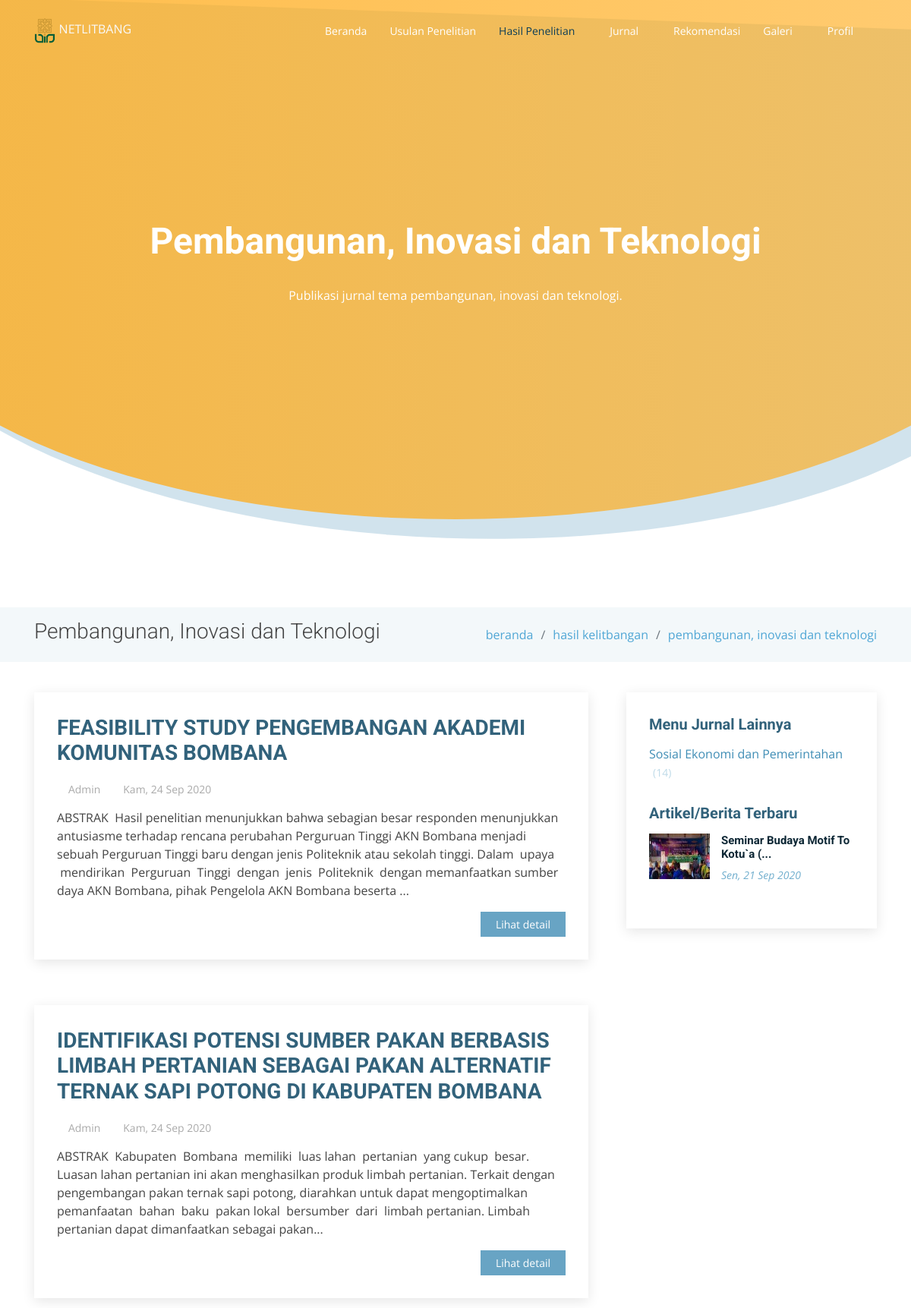
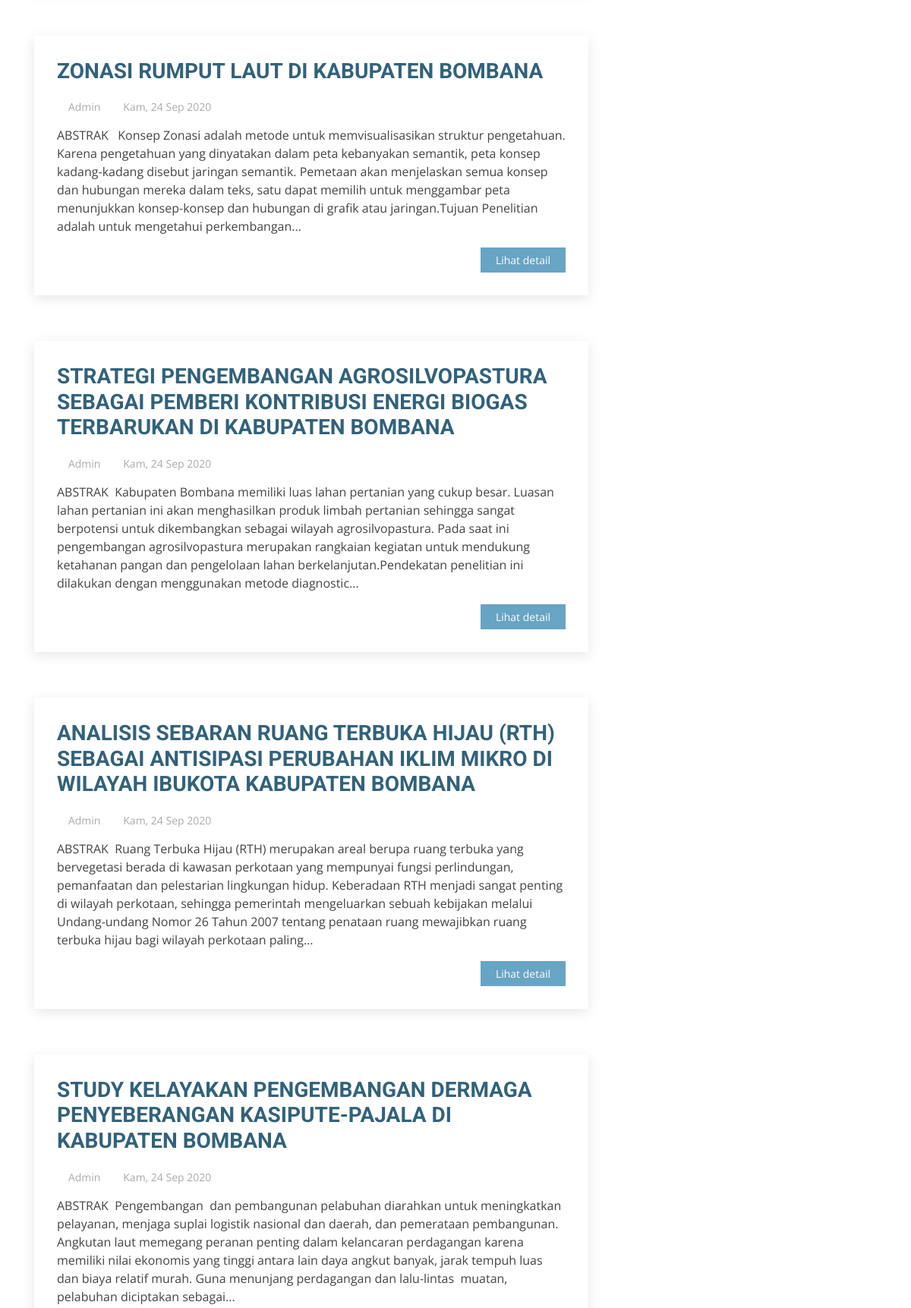
The app's page /litbang/ekonomi-pembangunan (upper part) with its own data (2 pictures, top to bottom).
### tables this page shows
CREATE TABLE `articles` (
  `id` int(11) NOT NULL,
  `title` varchar(250) DEFAULT NULL,
  `content` text NOT NULL,
  `file` varchar(55) DEFAULT NULL,
  `start_date` date DEFAULT NULL,
  `end_date` date DEFAULT NULL,
  `type` enum('sop-kelitbangan','rik-bombana','agenda-kegiatan','rekomendasi','artikel-berita','sosial-pemerintahan','ekonomi-pembangunan','inovasi-pelayanan-publik','definisi','regulasi','kontak-kami','struktur-organisasi','gambar','foto-kegiatan','video') NOT NULL,
  `slug` varchar(250) DEFAULT NULL,
  `created_at` timestamp NOT NULL DEFAULT current_timestamp(),
  `created_by` int(11) NOT NULL,
  `updated_at` timestamp NULL DEFAULT NULL,
  `updated_by` int(11) DEFAULT NULL
);

### application/controllers/Litbang.php (called while the page is built, shortened)
<?php
class Litbang extends CI_Controller {
	public function __construct() {
		$this->load->model('Litbang_model');
	}
	public function index($content = 'sosial-pemerintahan')
	{
		$data					= $this->__getContentData($content, 'index');
		$data['new_articles']	= $this->Litbang_model->getNewArticle();
		$this->load->view('templates/header');
		$this->load->view('templates/head-content', $data);
		$this->load->view('pages/litbang/'.$content);
		$this->load->view('templates/footer');
	}
	protected function __getContentData($content, $function = 'index', $slug = NULL) {
		if($function == 'index') {
			if($content == 'sosial-pemerintahan') {
				$data				= $this->__getPagination($content, 'articles');
				$data['head']		= 'Sosial Ekonomi dan Pemerintahan';
				$data['content']	= 'Publikasi jurnal tema sosial ekonomi dan pemerintahan.';
				$data['title']		= 'Sosial Ekonomi dan Pemerintahan';
				$data['link_map']	= [
					[
						'title'	=> 'beranda',
						'slug'	=> base_url()
					],
					[
						'title'	=> 'hasil kelitbangan',
						'slug'	=> NULL
					],
					[
						'title'	=> 'sosial ekonomi dan pemerintahan',
						'slug'	=> NULL
					],
				];
				$data['side_submenu']	= [
					[
						'title'	=> 'Pembangunan, Inovasi dan Teknologi',
						'slug'	=> base_url('litbang/ekonomi-pembangunan'),
						'total'	=> $this->Litbang_model->getTotalData('ekonomi-pembangunan', 'articles')
					],
				];
				return $data;
			}else if($content == 'ekonomi-pembangunan') {
				$data				= $this->__getPagination($content, 'articles');
				$data['head']		= 'Pembangunan, Inovasi dan Teknologi';
				$data['content']	= 'Publikasi jurnal tema pembangunan, inovasi dan teknologi.';
				$data['title']		= 'Pembangunan, Inovasi dan Teknologi';
				$data['link_map']	= [
					[
						'title'	=> 'beranda',
						'slug'	=> base_url()
					],
					[
						'title'	=> 'hasil kelitbangan',
						'slug'	=> NULL
					],
					[
						'title'	=> 'pembangunan, inovasi dan teknologi',
						'slug'	=> NULL
					],
				];
				$data['side_submenu']	= [
					[
						'title'	=> 'Sosial Ekonomi dan Pemerintahan',
						'slug'	=> base_url('litbang/sosial-pemerintahan'),
						'total'	=> $this->Litbang_model->getTotalData('sosial-pemerintahan', 'articles')
					],
				];
				return $data;
			}else if($content == 'inovasi-pelayanan-publik') {
				$data				= $this->__getPagination($content, 'articles');
				$data['head']		= 'Inovasi dan Pelayanan Publik';
				$data['content']	= 'Publikasi jurnal tema inovasi dan pelayanan publik.';
				$data['title']		= 'Inovasi dan Pelayanan Publik';
				$data['link_map']	= [
					[
						'title'	=> 'beranda',
						'slug'	=> base_url()
					],
					[
						'title'	=> 'hasil kelitbangan',
						'slug'	=> NULL
					],
					[
						'title'	=> 'inovasi dan pelayanan publik',
						'slug'	=> NULL
					],
				];
				$data['side_submenu']	= [
					[
						'title'	=> 'Sosial dan Pemerintahan',
						'slug'	=> base_url('litbang/sosial-pemerintahan'),
						'total'	=> $this->Litbang_model->getTotalData('sosial-pemerintahan', 'articles')
					],
					[
						'title'	=> 'Ekonomi dan Pembangunan',
						'slug'	=> base_url('litbang/ekonomi-pembangunan'),
						'total' => $this->Litbang_model->getTotalData('ekonomi-pembangunan', 'articles')
					]
				];
				return $data;
			}
		}else if($function == 'detail') {
			if($content == 'sosial-pemerintahan') {
				$data['results']	= $this->Litbang_model->getDetailData('articles', $slug);
				$data['head']		= 'Sosial Ekonomi dan Pemerintahan';
				$data['content']	= 'Publikasi jurnal tema sosial ekonomi dan pemerintahan.';
				$data['title']		= 'Sosial Ekonomi dan Pemerintahan';
				$data['link_map']	= [
					[
						'title'	=> 'beranda',
						'slug'	=> base_url()
					],
					[
						'title'	=> 'jurnal',
						'slug'	=> NULL
					],
					[
						'title'	=> 'sosial ekonomi dan pemerintahan',
						'slug'	=> base_url('litbang/sosial-pemerintahan')
					],
					[
						'title'	=> 'detail jurnal',
						'slug'	=> NULL
					],
				];
				$data['side_submenu']	= [
					[
						'title'	=> 'Pembangunan, Inovasi dan Teknologi',
						'slug'	=> base_url('litbang/ekonomi-pembangunan'),
						'total'	=> NULL
					],
				];
				return $data;
			}else if($content == 'ekonomi-pembangunan') {
				$data['results']	= $this->Litbang_model->getDetailData('articles', $slug);
				$data['head']		= 'Pembangunan, Inovasi dan Teknologi';
				$data['content']	= 'Publikasi jurnal tema pembangunan, inovasi dan teknologi.';
				$data['title']		= 'Pembangunan, Inovasi dan Teknologi';
				$data['link_map']	= [
					[
						'title'	=> 'beranda',
						'slug'	=> base_url()
					],
					[
						'title'	=> 'hasil kelitbangan',
						'slug'	=> NULL
					],
					[
						'title'	=> 'pembangunan, inovasi dan teknologi',
						'slug'	=> NULL
					],
				];
				$data['side_submenu']	= [
					[
						'title'	=> 'Sosial Ekonomi dan Pemerintahan',
						'slug'	=> base_url('litbang/sosial-pemerintahan'),
						'total'	=> $this->Litbang_model->getTotalData('sosial-pemerintahan', 'articles')
					],
				];
				return $data;
			}else if($content == 'inovasi-pelayanan-publik') {
				$data['results']	= $this->Litbang_model->getDetailData('articles', $slug);
				$data['head']		= 'Inovasi dan Pelayanan Publik';
				$data['content']	= 'Publikasi jurnal tema inovasi dan pelayanan publik.';
				$data['title']		= 'Inovasi dan Pelayanan Publik';
				$data['link_map']	= [
					[
						'title'	=> 'beranda',
						'slug'	=> base_url()
					],
					[
						'title'	=> 'hasil kelitbangan',
						'slug'	=> NULL
					],
					[
						'title'	=> 'inovasi dan pelayanan publik',
						'slug'	=> NULL
					],
				];
				$data['side_submenu']	= [
					[
						'title'	=> 'Sosial dan Pemerintahan',
						'slug'	=> base_url('litbang/sosial-pemerintahan'),
						'total'	=> $this->Litbang_model->getTotalData('sosial-pemerintahan', 'articles')
					],
					[
						'title'	=> 'Ekonomi dan Pembangunan',
						'slug'	=> base_url('litbang/ekonomi-pembangunan'),
						'total' => $this->Litbang_model->getTotalData('ekonomi-pembangunan', 'articles')
					]
				];
				return $data;
			}
		}
	}
	protected function __getPagination($content, $table, $per_page = 10) {
		$config['base_url'] 	= base_url('litbang/').$content;
		$config['total_rows'] 	= $this->Litbang_model->getTotalData($content, $table);
		$config['per_page'] 	= $per_page;
		$config["uri_segment"] 	= 3;
		$choice 				= $config["total_rows"] / $config["per_page"];
		$config["num_links"] 	= floor($choice);
		$config['first_link']       = 'First';
		$config['last_link']        = 'Last';
		$config['next_link']        = '<i class="icofont-rounded-right"></i>';
		$config['prev_link']        = '<i class="icofont-rounded-left"></i>';
		$config['full_tag_open']    = '<ul class="justify-content-center">';
		$config['full_tag_close']   = '</ul>';
		$config['num_tag_open']     = '<li>';
		$config['num_tag_close']    = '</li>';
		$config['cur_tag_open']     = '<li class="active"><a href="#">';
		$config['cur_tag_close']    = '</a></li>';
		$config['next_tag_open']    = '<li>';
		$config['next_tagl_close']  = '</li>';
		$config['prev_tag_open']    = '<li>';
		$config['prev_tagl_close']  = '</li>';
		$config['first_tag_open']   = '<li>';
		$config['first_tagl_close'] = '</li>';
		$config['last_tag_open']    = '<li>';
		$config['last_tagl_close']  = '</li>';
		$this->pagination->initialize($config);
		$data['page'] 				= ($this->uri->segment(3)) ? $this->uri->segment(3) : 0;
		$data['results'] 			= $this->Litbang_model->getContentData($content, $table, $config["per_page"], $data['page']);
		$data['pagination'] 		= $this->pagination->create_links();
		return $data;
	}
}

### index.php (called while the page is built, shortened)
<?php
require_once BASEPATH.'core/CodeIgniter.php';

### application/models/Litbang_model.php (called while the page is built, shortened)
<?php
class Litbang_model extends CI_Model{
    public function getContentData($type, $table, $limit, $start){
                      $this->db->limit($limit, $start);
                      $this->db->order_by('created_at', 'DESC');
        $results    = $this->db->get_where($table, ['type' => $type])->result_array();
        return $results;
    }
    public function getNewArticle(){
                      $this->db->limit(3);
                      $this->db->order_by('created_at', 'DESC');
        $results    = $this->db->get_where('articles', ['type' => 'artikel-berita'])->result_array();
        return $results;
    }
}

### application/helpers/rmy_helper.php (called while the page is built, shortened)
<?php defined('BASEPATH') OR exit('No direct script access allowed');
if (! function_exists('_limitText($string, $limit = 100)'))
{
	function _limitText($string, $limit = 100) {
        $string = strip_tags($string);
        if (strlen($string) > $limit) {
            $stringCut = substr($string, 0, $limit);
            $endPoint = strrpos($stringCut, ' ');
            $string = $endPoint? substr($stringCut, 0, $endPoint) : substr($stringCut, 0);
            $string .= '...';
        }
        return $string;
    }
}
if (! function_exists('_dateShortID($date)'))
{
	function _dateShortID($date){
        $bulan = array(
            'Jan',
            'Feb',
            'Mar',
            'Apr',
            'Mei',
            'Jun',
            'Jul',
            'Agu',
            'Sep',
            'Okt',
            'Nov',
            'Des'
        );
        $hari = array(
            'Monday' => 'Sen',
            'Tuesday' => 'Sel',
            'Wednesday' => 'Rab',
            'Thursday' => 'Kam',
            'Friday' => 'Jum',
            'Saturday' => 'Sab',
            'Sunday' => 'Min'
        );
        $split = explode(' ', $date);
        $split = explode('-', $split[0]);
        $indexHari = date('l', strtotime($date));
        return $hari[$indexHari].', '.$split[2].' '.$bulan[$split[1]-1].' '.$split[0];
    }
}

### application/views/pages/litbang/ekonomi-pembangunan.php (the view, shortened to what this page needs)
<main id="main">
    <section class="breadcrumbs">
        <div class="container">
            <div class="d-flex justify-content-between align-items-center">
            <h2><?=$title?></h2>
            <ol>
                <?php
                    foreach($link_map as $link) {
                ?>
                <li><a href="<?=$link['slug']?>"><?=$link['title']?></a></li>
                <?php
                    }
                ?>
            </ol>
            </div>
        </div>
    </section>
    <section class="blog" data-aos="fade-up" data-aos-easing="ease-in-out" data-aos-duration="500">
        <div class="container">
            <div class="row">
                <div class="col-lg-8 entries">
                    <?php
                        if(!empty($results)) {
                            foreach($results as $value) {
                    ?>
                    <article class="entry">
                        <h2 class="entry-title">
                            <a href="<?=base_url('litbang/detail/ekonomi-pembangunan/').$value['slug']?>"><?=_limitText($value['title'], 170)?></a>
                        </h2>
                        <div class="entry-meta">
                            <ul>
                                <li class="d-flex align-items-center">
                                    <i class="icofont-user"></i>
                                    <a href="#">Admin</a>
                                </li>
                                <li class="d-flex align-items-center">
                                    <i class="icofont-wall-clock"></i>
                                    <a href="#"><time datetime="2020-01-01"><?=_dateShortID($value['created_at'])?></time></a>
                                </li>
                            </ul>
                        </div>
                        <div class="entry-content">
                            <p><?=_limitText($value['content'], 450)?></p>
                            <div class="read-more">
                                <a href="<?=base_url('litbang/detail/ekonomi-pembangunan/').$value['slug']?>">Lihat detail</a>
                            </div>
                        </div>
                    </article>
                    <?php
                            }
                        }else {
                    ?>
                        <h3 class="text-center mt-3">Data Kosong.</h3>
                    <?php
                        }
                    ?>
                </div>
                <div class="col-lg-4">
                    <div class="sidebar">
                    <h3 class="sidebar-title">Menu Jurnal Lainnya</h3>
                    <div class="sidebar-item categories">
                        <ul>
                            <?php
                                foreach($side_submenu as $submenu) {
                            ?>
                            <li><a href="<?=$submenu['slug']?>"><?=$submenu['title']?> <?=!empty($submenu['total']) ? '<span>('.$submenu['total'].')</span>' : '' ?></a></li>
                            <?php
                                }
                            ?>
                        </ul>
                    </div>
                    <h3 class="sidebar-title">Artikel/Berita Terbaru</h3>
                    <div class="sidebar-item recent-posts">
                        <?php
                            if(!empty($new_articles)) {
                                foreach($new_articles as $value) {
                        ?>
                        <div class="post-item clearfix">
                            <img src="<?=base_url('uploads/images/thumbs/').$value['file']?>" alt="gambar">
                            <h4><a href="<?=base_url('journal/detail/artikel-berita/').$value['slug']?>"><?=_limitText($value['title'],35)?></a></h4>
                            <time datetime="<?=date('Y-m-d')?>"><?=_dateShortID($value['created_at'])?></time>
                        </div>
                        <?php
                                }
                            }else {
                        ?>
                        <h3>Tidak ada berita.</h3>
                        <?php
                            }
                        ?>
                    </div>
                    </div>
                </div>
            </div>
        </div>
    </section>
</main>

### records on screen
articles: title "FEASIBILITY STUDY PENGEMBANGAN AKADEMI KOMUNITAS BOMBANA", created_at "Kam, 24 Sep 2020", content "ABSTRAK Hasil penelitian menunjukkan bahwa sebagian besar responden menunjukkan antusiasme terhadap rencana perubahan Perguruan Tinggi AKN Bombana menjadi sebuah Perguruan Tinggi baru dengan jenis Politeknik atau sekolah tinggi. Dalam upaya mendirikan Perguruan Tinggi dengan jenis Politeknik dengan memanfaatkan sumber daya AKN Bombana, pihak Pengelola AKN Bombana beserta ..."
articles: title "IDENTIFIKASI POTENSI SUMBER PAKAN BERBASIS LIMBAH PERTANIAN SEBAGAI PAKAN ALTERNATIF TERNAK SAPI POTONG DI KABUPATEN BOMBANA", created_at "Kam, 24 Sep 2020", content "ABSTRAK Kabupaten Bombana memiliki luas lahan pertanian yang cukup besar. Luasan lahan pertanian ini akan menghasilkan produk limbah pertanian. Terkait dengan pengembangan pakan ternak sapi potong, diarahkan untuk dapat mengoptimalkan pemanfaatan bahan baku pakan lokal bersumber dari limbah pertanian. Limbah pertanian dapat dimanfaatkan sebagai pakan..."
articles: title "ZONASI RUMPUT LAUT DI KABUPATEN BOMBANA", created_at "Kam, 24 Sep 2020", content "ABSTRAK Konsep Zonasi adalah metode untuk memvisualisasikan struktur pengetahuan. Karena pengetahuan yang dinyatakan dalam peta kebanyakan semantik, peta konsep kadang-kadang disebut jaringan semantik. Pemetaan akan menjelaskan semua konsep dan hubungan mereka dalam teks, satu dapat memilih untuk menggambar peta menunjukkan konsep-konsep dan hubungan di grafik atau jaringan.Tujuan Penelitian adalah untuk mengetahui perkembangan..."
articles: title "STRATEGI PENGEMBANGAN AGROSILVOPASTURA SEBAGAI PEMBERI KONTRIBUSI ENERGI BIOGAS TERBARUKAN DI KABUPATEN BOMBANA", created_at "Kam, 24 Sep 2020", content "ABSTRAK Kabupaten Bombana memiliki luas lahan pertanian yang cukup besar. Luasan lahan pertanian ini akan menghasilkan produk limbah pertanian sehingga sangat berpotensi untuk dikembangkan sebagai wilayah agrosilvopastura. Pada saat ini pengembangan agrosilvopastura merupakan rangkaian kegiatan untuk mendukung ketahanan pangan dan pengelolaan lahan berkelanjutan.Pendekatan penelitian ini dilakukan dengan menggunakan metode diagnostic..."
articles: title "ANALISIS SEBARAN RUANG TERBUKA HIJAU (RTH) SEBAGAI ANTISIPASI PERUBAHAN IKLIM MIKRO DI WILAYAH IBUKOTA KABUPATEN BOMBANA", created_at "Kam, 24 Sep 2020", content "ABSTRAK Ruang Terbuka Hijau (RTH) merupakan areal berupa ruang terbuka yang bervegetasi berada di kawasan perkotaan yang mempunyai fungsi perlindungan, pemanfaatan dan pelestarian lingkungan hidup. Keberadaan RTH menjadi sangat penting di wilayah perkotaan, sehingga pemerintah mengeluarkan sebuah kebijakan melalui Undang-undang Nomor 26 Tahun 2007 tentang penataan ruang mewajibkan ruang terbuka hijau bagi wilayah perkotaan paling..."
articles: title "STUDY KELAYAKAN PENGEMBANGAN DERMAGA PENYEBERANGAN KASIPUTE-PAJALA DI KABUPATEN BOMBANA", created_at "Kam, 24 Sep 2020", content "ABSTRAK Pengembangan dan pembangunan pelabuhan diarahkan untuk meningkatkan pelayanan, menjaga suplai logistik nasional dan daerah, dan pemerataan pembangunan. Angkutan laut memegang peranan penting dalam kelancaran perdagangan karena memiliki nilai ekonomis yang tinggi antara lain daya angkut banyak, jarak tempuh luas dan biaya relatif murah. Guna menunjang perdagangan dan lalu-lintas muatan, pelabuhan diciptakan sebagai..."
articles: file (picture), title "Seminar Budaya Motif To Kotu`a (...", created_at "Sen, 21 Sep 2020"

### other values on screen
$head "Pembangunan, Inovasi dan Teknologi"
$content "Publikasi jurnal tema pembangunan, inovasi dan teknologi."
$title "Pembangunan, Inovasi dan Teknologi"
$link['title'] "beranda"
$link['title'] "hasil kelitbangan"
$link['title'] "pembangunan, inovasi dan teknologi"
$submenu['title'] "Sosial Ekonomi dan Pemerintahan"
$submenu['total'] "14"
